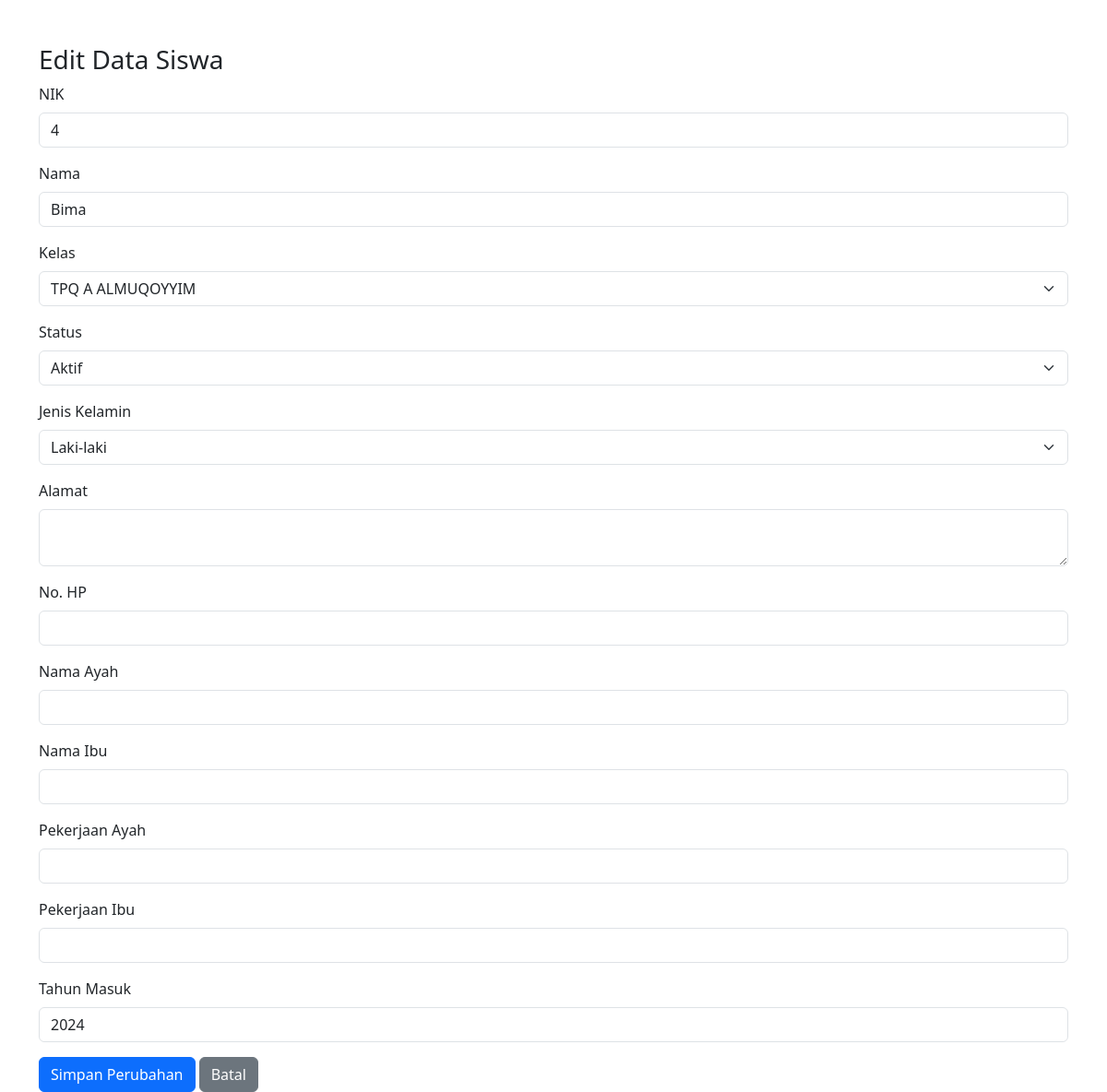
Page /edit_siswa.php?nik=4 on the committed database.
### tables this page shows
CREATE TABLE `siswa` (
  `NIK` int(20) NOT NULL,
  `nama` varchar(100) NOT NULL,
  `kelas` int(10) NOT NULL,
  `status` text DEFAULT NULL,
  `jenis_kelamin` enum('L','P') DEFAULT NULL,
  `alamat` text DEFAULT NULL,
  `no_hp` varchar(15) DEFAULT NULL,
  `nama_ayah` varchar(100) DEFAULT NULL,
  `nama_ibu` varchar(100) DEFAULT NULL,
  `pekerjaan_ayah` varchar(100) DEFAULT NULL,
  `pekerjaan_ibu` varchar(100) DEFAULT NULL,
  `tahun_masuk` year(4) DEFAULT NULL,
  `kelas_id` int(11) DEFAULT NULL
);

CREATE TABLE `kelas` (
  `id` int(11) NOT NULL,
  `nama_kelas` varchar(50) NOT NULL,
  `spp` int(11) NOT NULL,
  `wali_kelas` varchar(100) DEFAULT NULL
);

### edit_siswa.php (the view, shortened to what this page needs)
<?php
include_once 'db.php';
$nik = $_GET['nik'];
$stmt = $conn->prepare("SELECT * FROM siswa WHERE NIK = ?");
$stmt->bind_param("s", $nik);
$stmt->execute();
$result = $stmt->get_result();
$student = $result->fetch_assoc();
$classes = [];
$class_stmt = $conn->query("SELECT id, nama_kelas FROM kelas");
while ($class = $class_stmt->fetch_assoc()) {
    $classes[] = $class;
}
?>
<!DOCTYPE html>
<html lang="id">
<head>
    <link href="https://cdn.jsdelivr.net/npm/bootstrap@5.3.0/dist/css/bootstrap.min.css" rel="stylesheet">
</head>
<body>
<div class="container mt-5">
    <h3>Edit Data Siswa</h3>
    <form method="post">
        <div class="mb-3">
            <label for="nik" class="form-label">NIK</label>
            <input type="text" class="form-control" id="nik" name="nik" value="<?= htmlspecialchars($student['NIK']) ?>" >
        </div>
        <div class="mb-3">
            <label for="nama" class="form-label">Nama</label>
            <input type="text" class="form-control" id="nama" name="nama" value="<?= htmlspecialchars($student['nama']) ?>" required>
        </div>
        <div class="mb-3">
            <label for="kelas_id" class="form-label">Kelas</label>
            <select class="form-select" id="kelas_id" name="kelas_id">
                <?php foreach ($classes as $class): ?>
                    <option value="<?= htmlspecialchars($class['id']) ?>" <?= $student['kelas'] == $class['id'] ? 'selected' : '' ?>>
                        <?= htmlspecialchars($class['nama_kelas']) ?>
                    </option>
                <?php endforeach; ?>
            </select>
        </div>
        <div class="mb-3">
            <label for="status" class="form-label">Status</label>
            <select class="form-select" id="status" name="status">
                <option value="Aktif" <?= $student['status'] === 'Aktif' ? 'selected' : '' ?>>Aktif</option>
            </select>
        </div>
        <div class="mb-3">
            <label for="jenis_kelamin" class="form-label">Jenis Kelamin</label>
            <select class="form-select" id="jenis_kelamin" name="jenis_kelamin">
                <option value="L" <?= $student['jenis_kelamin'] === 'L' ? 'selected' : '' ?>>Laki-laki</option>
            </select>
        </div>
        <div class="mb-3">
            <label for="alamat" class="form-label">Alamat</label>
            <textarea class="form-control" id="alamat" name="alamat"><?= htmlspecialchars($student['alamat']) ?></textarea>
        </div>
        <div class="mb-3">
            <label for="no_hp" class="form-label">No. HP</label>
            <input type="text" class="form-control" id="no_hp" name="no_hp" value="<?= htmlspecialchars($student['no_hp']) ?>">
        </div>
        <div class="mb-3">
            <label for="nama_ayah" class="form-label">Nama Ayah</label>
            <input type="text" class="form-control" id="nama_ayah" name="nama_ayah" value="<?= htmlspecialchars($student['nama_ayah']) ?>">
        </div>
        <div class="mb-3">
            <label for="nama_ibu" class="form-label">Nama Ibu</label>
            <input type="text" class="form-control" id="nama_ibu" name="nama_ibu" value="<?= htmlspecialchars($student['nama_ibu']) ?>">
        </div>
        <div class="mb-3">
            <label for="pekerjaan_ayah" class="form-label">Pekerjaan Ayah</label>
            <input type="text" class="form-control" id="pekerjaan_ayah" name="pekerjaan_ayah" value="<?= htmlspecialchars($student['pekerjaan_ayah']) ?>">
        </div>
        <div class="mb-3">
            <label for="pekerjaan_ibu" class="form-label">Pekerjaan Ibu</label>
            <input type="text" class="form-control" id="pekerjaan_ibu" name="pekerjaan_ibu" value="<?= htmlspecialchars($student['pekerjaan_ibu']) ?>">
        </div>
        <div class="mb-3">
            <label for="tahun_masuk" class="form-label">Tahun Masuk</label>
            <input type="number" class="form-control" id="tahun_masuk" name="tahun_masuk" value="<?= htmlspecialchars($student['tahun_masuk']) ?>">
        </div>
        <button type="submit" class="btn btn-primary">Simpan Perubahan</button>
        <a href="list_siswa.php" class="btn btn-secondary">Batal</a>
    </form>
</div>
</body>
</html>

### rows in the picture
siswa: nik "4", nama "Bima", kelas_id "TPQ A ALMUQOYYIM", status "Aktif", jenis_kelamin "Laki-laki", tahun_masuk "2024"
